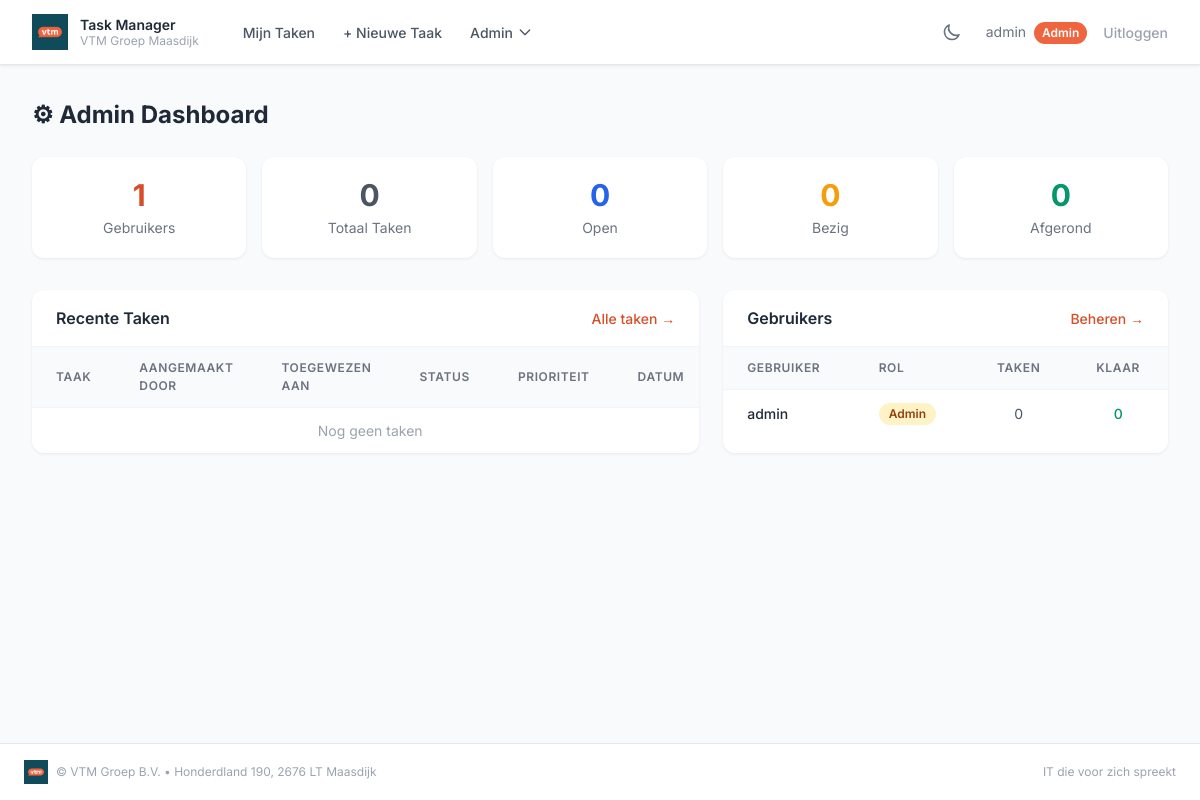
The page /admin (signed in) on the database its author committed.
### app.py (models this page shows, shortened)
class User(UserMixin, db.Model):
    id = db.Column(db.Integer, primary_key=True)
    username = db.Column(db.String(80), unique=True, nullable=False)
    email = db.Column(db.String(120), unique=True, nullable=False)
    password_hash = db.Column(db.String(256), nullable=False)
    role = db.Column(db.String(10), nullable=False, default='user')   # 'admin' of 'user'
    display_name = db.Column(db.String(100), nullable=True)
    bio = db.Column(db.Text, nullable=True)
    avatar_color = db.Column(db.String(7), nullable=False, default='#ee653f')
    tasks = db.relationship('Task', backref='owner', lazy=True, foreign_keys='Task.user_id')
    assigned_tasks = db.relationship('Task', backref='assignee', lazy=True, foreign_keys='Task.assigned_to_id')
    @property
    def is_admin(self):
        return self.role == 'admin'

### app.py (the view)
@app.route('/admin')
@login_required
def admin_dashboard():
    if not current_user.is_admin:
        flash('Alleen admins hebben toegang.', 'danger')
        return redirect(url_for('tasks'))
    total_users = User.query.count()
    total_tasks = Task.query.count()
    open_tasks = Task.query.filter_by(status='open').count()
    bezig_tasks = Task.query.filter_by(status='bezig').count()
    done_tasks = Task.query.filter_by(status='afgerond').count()
    recent_tasks = Task.query.order_by(Task.created_at.desc()).limit(10).all()
    users = User.query.order_by(User.username).all()
    return render_template('admin_dashboard.html',
                           total_users=total_users, total_tasks=total_tasks,
                           open_tasks=open_tasks, bezig_tasks=bezig_tasks,
                           done_tasks=done_tasks, recent_tasks=recent_tasks,
                           users=users)

### app.py (called while the page is built)
@login_manager.user_loader
def load_user(user_id):
    return db.session.get(User, int(user_id))

### templates/admin_dashboard.html (shortened to what this page needs)
{% extends "base.html" %}
{% block content %}
<h2 class="page-title">⚙ Admin Dashboard</h2>
<div class="stat-grid">
    <div class="stat-card">
        <div class="stat-value stat-value--primary">{{ total_users }}</div>
        <div class="stat-label">Gebruikers</div>
    </div>
    <div class="stat-card">
        <div class="stat-value stat-value--default">{{ total_tasks }}</div>
        <div class="stat-label">Totaal Taken</div>
    </div>
    <div class="stat-card">
        <div class="stat-value stat-value--open">{{ open_tasks }}</div>
        <div class="stat-label">Open</div>
    </div>
    <div class="stat-card">
        <div class="stat-value stat-value--bezig">{{ bezig_tasks }}</div>
        <div class="stat-label">Bezig</div>
    </div>
    <div class="stat-card col-span-2 md:col-span-1">
        <div class="stat-value stat-value--done">{{ done_tasks }}</div>
        <div class="stat-label">Afgerond</div>
    </div>
</div>
<div class="dashboard-grid">
    <div class="table-card">
        <div class="card-header">
            <h3 class="card-title">Recente Taken</h3>
            <a href="{{ url_for('tasks') }}" class="card-link">Alle taken →</a>
        </div>
        <div class="table-scroll">
            <table class="data-table">
                <thead>
                    <tr>
                        <th>Taak</th>
                        <th>Aangemaakt door</th>
                        <th>Toegewezen aan</th>
                        <th>Status</th>
                        <th>Prioriteit</th>
                        <th>Datum</th>
                    </tr>
                </thead>
                <tbody>
                    {% for task in recent_tasks %}
                    <tr>
                        <td>
                            <a href="{{ url_for('task_edit', task_id=task.id) }}" class="card-link">
                                {{ task.title[:40] }}{% if task.title|length > 40 %}…{% endif %}
                            </a>
                        </td>
                        <td><span class="badge badge--sm badge--owner">{{ task.owner.username }}</span></td>
                        <td>
                            {% if task.assignee %}
                            <span class="badge badge--sm badge--assignee">{{ task.assignee.username }}</span>
                            {% else %}
                            <span class="table-empty-cell">—</span>
                            {% endif %}
                        </td>
                        <td><span class="badge badge--{{ task.status }}">{{ task.status | capitalize }}</span></td>
                        <td><span class="badge badge--sm badge--{{ task.priority }}">{{ task.priority | capitalize }}</span></td>
                        <td class="table-date-cell">{{ task.created_at.strftime('%d-%m-%Y') }}</td>
                    </tr>
                    {% else %}
                    <tr><td colspan="6" class="table-empty-message">Nog geen taken</td></tr>
                    {% endfor %}
                </tbody>
            </table>
        </div>
    </div>
    <div class="table-card">
        <div class="card-header">
            <h3 class="card-title">Gebruikers</h3>
            <a href="{{ url_for('admin_users') }}" class="card-link">Beheren →</a>
        </div>
        <div class="table-scroll">
            <table class="data-table">
                <thead>
                    <tr>
                        <th>Gebruiker</th>
                        <th>Rol</th>
                        <th style="text-align:center">Taken</th>
                        <th style="text-align:center">Klaar</th>
                    </tr>
                </thead>
                <tbody>
                    {% for user in users %}
                    <tr>
                        <td class="table-username">{{ user.username }}</td>
                        <td>
                            {% if user.is_admin %}
                            <span class="badge badge--admin">Admin</span>
                            {% else %}
                            <span class="badge badge--user-role">User</span>
                            {% endif %}
                        </td>
                        <td class="table-count" style="text-align:center">{{ user.tasks | length }}</td>
                        <td class="table-done-count" style="text-align:center">{{ user.tasks | selectattr('status', 'equalto', 'afgerond') | list | length }}</td>
                    </tr>
                    {% endfor %}
                </tbody>
            </table>
        </div>
    </div>
</div>
{% endblock %}

### templates/base.html (shortened to what this page needs)
<!doctype html>
<html lang="nl" x-data="{ darkMode: localStorage.getItem('darkMode') === 'true' }" :class="{ 'dark': darkMode }" x-init="$watch('darkMode', val => localStorage.setItem('darkMode', val))">
<head>
    <script src="https://cdn.tailwindcss.com"></script>
    <link rel="stylesheet" href="{{ url_for('static', filename='css/style.css') }}">
</head>
<body>
    {% if current_user.is_authenticated %}
    <nav class="navbar" x-data="{ mobileOpen: false }">
        <div class="navbar-container">
            <div class="navbar-inner">
                <div class="flex items-center gap-8">
                    <a href="{{ url_for('tasks') }}" class="flex items-center gap-3">
                        <img src="{{ url_for('static', filename='images/VTM logo.png') }}" alt="VTM logo" class="vtm-logo-img">
                        <div class="hidden sm:block">
                            <span class="nav-brand-name">Task Manager</span>
                            <span class="nav-brand-sub">VTM Groep Maasdijk</span>
                        </div>
                    </a>
                    <div class="hidden md:flex items-center gap-1">
                        <a href="{{ url_for('tasks') }}" class="nav-link">Mijn Taken</a>
                        <a href="{{ url_for('task_create') }}" class="nav-link">+ Nieuwe Taak</a>
                        {% if current_user.is_admin %}
                        <div class="relative" x-data="{ open: false }">
                            <button @click="open = !open" @click.outside="open = false" class="nav-link">
                                Admin
                                <svg class="w-4 h-4" fill="none" stroke="currentColor" viewBox="0 0 24 24"><path stroke-linecap="round" stroke-linejoin="round" stroke-width="2" d="M19 9l-7 7-7-7"/></svg>
                            </button>
                        </div>
                        {% endif %}
                    </div>
                </div>
                <div class="hidden md:flex items-center gap-4">
                    <button @click="darkMode = !darkMode" class="dark-toggle" title="Dark mode toggle">
                        <svg x-show="!darkMode" class="w-5 h-5" fill="none" stroke="currentColor" viewBox="0 0 24 24"><path stroke-linecap="round" stroke-linejoin="round" stroke-width="2" d="M20.354 15.354A9 9 0 018.646 3.646 9.003 9.003 0 0012 21a9.003 9.003 0 008.354-5.646z"/></svg>
                    </button>
                    <a href="{{ url_for('profile') }}" class="nav-user-info nav-user-link">
                        {{ current_user.display_name or current_user.username }}
                        {% if current_user.is_admin %}<span class="badge--vtm-admin">Admin</span>{% endif %}
                    </a>
                    <a href="{{ url_for('logout') }}" class="nav-logout-link">Uitloggen</a>
                </div>
            </div>
        </div>
    </nav>
    {% endif %}
    <main class="main-content">
        {% block content %}{% endblock %}
    </main>
    <footer class="footer">
        <div class="footer-inner">
            <div class="footer-brand">
                <img src="{{ url_for('static', filename='images/VTM logo.png') }}" alt="VTM logo" class="vtm-logo-img--sm">
                <span class="footer-text">&copy; VTM Groep B.V. &bull; Honderdland 190, 2676 LT Maasdijk</span>
            </div>
            <span class="footer-text">IT die voor zich spreekt</span>
        </div>
    </footer>
</body>
</html>

### rows shown on the page
User: display_name+username "admin", username "admin", role "Admin", tasks|length "0", tasks|selectattr "0"

### other values the page prints
{{ total_users }} "1"
{{ total_tasks }} "0"
{{ open_tasks }} "0"
{{ bezig_tasks }} "0"
{{ done_tasks }} "0"
